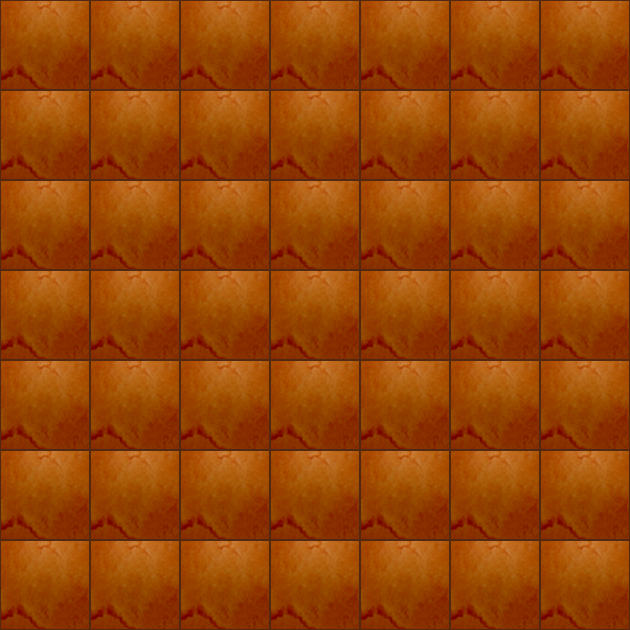

The image is a tile-based game level rendered from a .tmx file. Its description and source (layers, tilesets, objects; grid data summarised) follow:
An orthogonal 7x7 tile map with 90x90 px tiles, 1 tile layer (Layer).

<map version="1.0" orientation="orthogonal" width="7" height="7" tilewidth="90" tileheight="90">
 <tileset firstgid="1" name="NewPrettyTile" tilewidth="90" tileheight="90">
  <image source="NotPrettyTile.png" trans="ffffff" width="630" height="630" />
 </tileset>
 <layer name="Layer" width="7" height="7">
  <data>[49 cells, 49 non-empty, 49 distinct tile ids]</data>
 </layer>
</map>